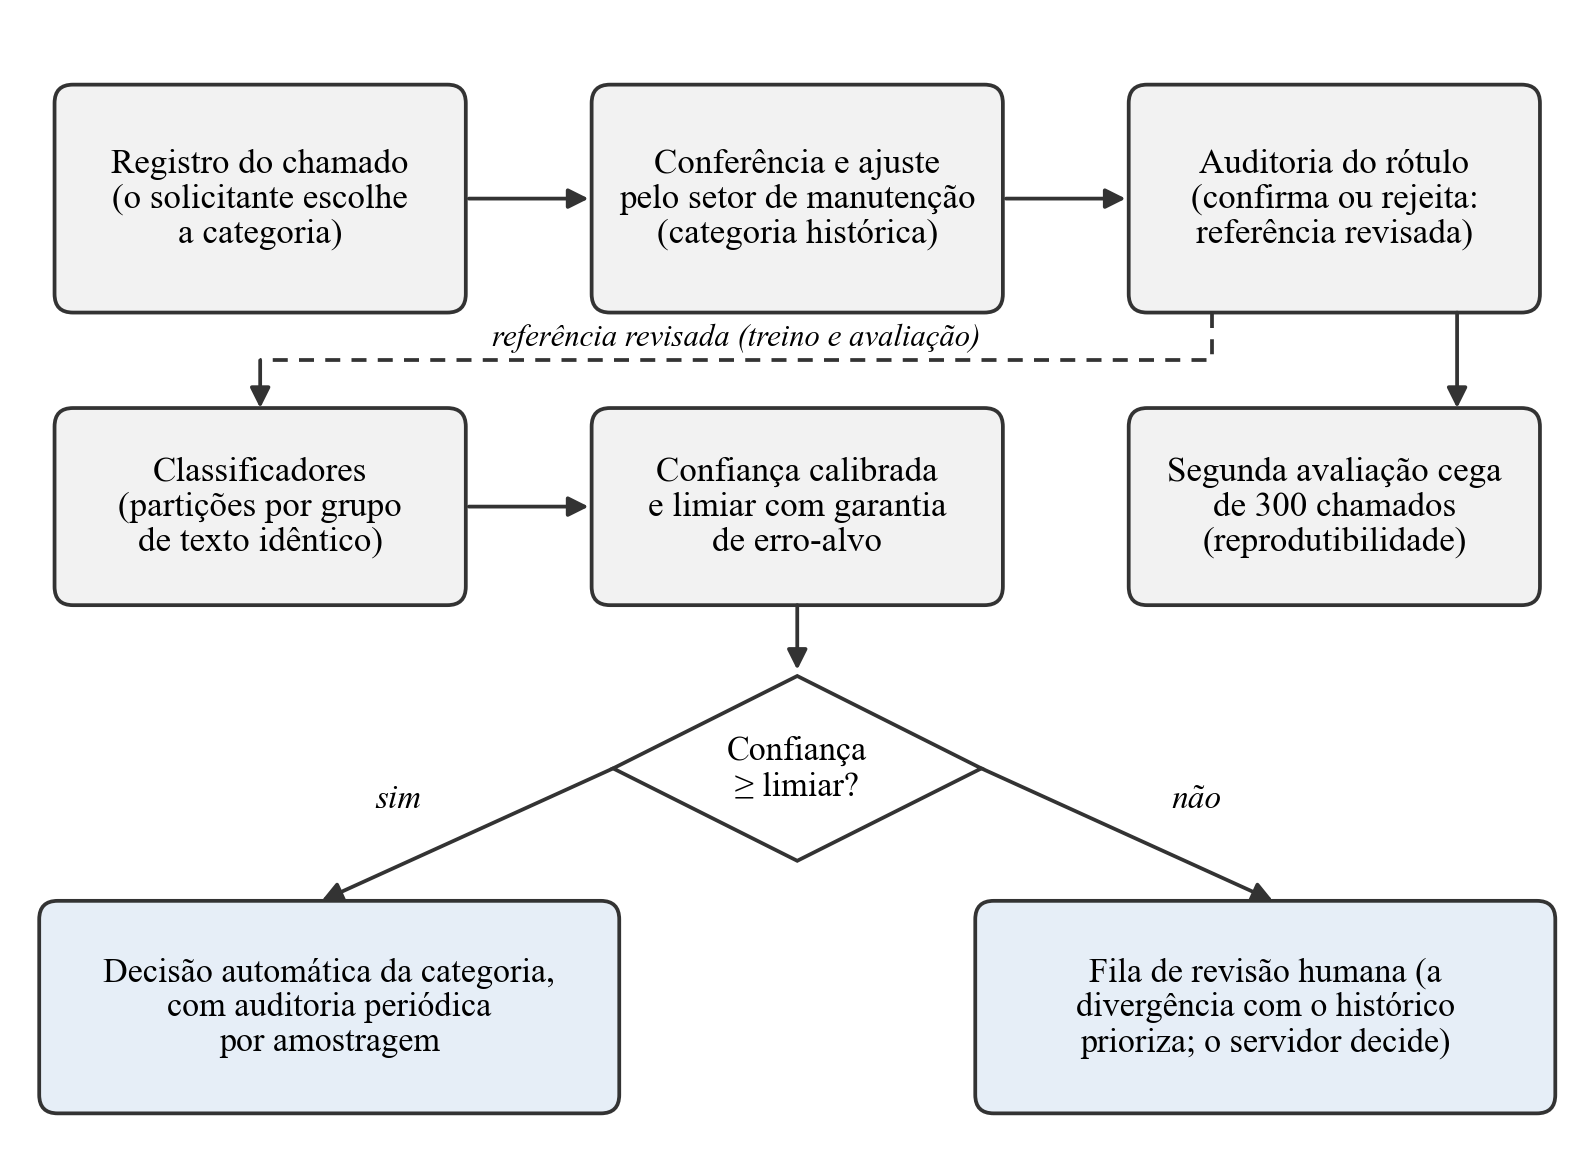

Write Python code to recreate this figure.
import matplotlib

matplotlib.use("Agg")
import matplotlib.pyplot as plt
from matplotlib.patches import FancyBboxPatch, Polygon

plt.rcParams["font.family"] = ["Times New Roman", "DejaVu Serif"]

fig, ax = plt.subplots(figsize=(6.6, 4.8))
ax.set_xlim(0, 100)
ax.set_ylim(0, 72)
ax.axis("off")

COR = "#f2f2f2"
AZUL = "#e6eef7"
BORDA = "#333333"


def caixa(x, y, w, h, texto, fs=8.4, cor=COR):
    ax.add_patch(FancyBboxPatch((x, y), w, h, boxstyle="round,pad=0.4,rounding_size=1.2", fc=cor, ec=BORDA, lw=0.9))
    ax.text(x + w / 2, y + h / 2, texto, ha="center", va="center", fontsize=fs, linespacing=1.15)


def seta(x1, y1, x2, y2):
    ax.annotate("", xy=(x2, y2), xytext=(x1, y1),
                arrowprops=dict(arrowstyle="-|>", color=BORDA, lw=0.9, shrinkA=0, shrinkB=0))


# linha 1: origem do rótulo
caixa(2, 54, 26, 14, "Registro do chamado\n(o solicitante escolhe\na categoria)")
caixa(37, 54, 26, 14, "Conferência e ajuste\npelo setor de manutenção\n(categoria histórica)")
caixa(72, 54, 26, 14, "Auditoria do rótulo\n(confirma ou rejeita:\nreferência revisada)")
seta(28.6, 61, 36.4, 61)
seta(63.6, 61, 71.4, 61)

# linha 2: segunda avaliação, classificadores e calibração
caixa(72, 35, 26, 12, "Segunda avaliação cega\nde 300 chamados\n(reprodutibilidade)")
seta(93, 53.6, 93, 47.4)
caixa(2, 35, 26, 12, "Classificadores\n(partições por grupo\nde texto idêntico)")
caixa(37, 35, 26, 12, "Confiança calibrada\ne limiar com garantia\nde erro-alvo")
ax.plot([77, 77, 15], [53.6, 50.5, 50.5], color=BORDA, lw=0.9, ls=(0, (4, 3)))
seta(15, 50.5, 15, 47.4)
ax.text(46, 51.0, "referência revisada (treino e avaliação)", ha="center", va="bottom", fontsize=7.4, style="italic")
seta(28.6, 41, 36.4, 41)

# decisão
ax.add_patch(Polygon([[50, 30], [62, 24], [50, 18], [38, 24]], closed=True, fc="white", ec=BORDA, lw=0.9))
ax.text(50, 24, "Confiança\n≥ limiar?", ha="center", va="center", fontsize=8.2)
seta(50, 34.6, 50, 30.4)

caixa(1, 2, 37, 13, "Decisão automática da categoria,\ncom auditoria periódica\npor amostragem", fs=8.2, cor=AZUL)
caixa(62, 2, 37, 13, "Fila de revisão humana (a\ndivergência com o histórico\nprioriza; o servidor decide)", fs=8.2, cor=AZUL)
seta(38, 24, 19, 15.4)
seta(62, 24, 81, 15.4)
ax.text(24, 21.5, "sim", fontsize=8, style="italic", ha="center")
ax.text(76, 21.5, "não", fontsize=8, style="italic", ha="center")

plt.savefig("figura_protocolo.png", dpi=300, bbox_inches="tight", facecolor="white")
print("ok")
